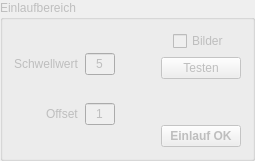
             <widget class="QGroupBox" name="gb_dist">
              <property name="enabled">
               <bool>false</bool>
              </property>
              <property name="title">
               <string>Einlaufbereich</string>
              </property>
              <layout class="QHBoxLayout" name="horizontalLayout_5">
               <item>
                <layout class="QGridLayout" name="gridLayout_3">
                 <item row="0" column="0" alignment="Qt::AlignRight">
                  <widget class="QLabel" name="label_8">
                   <property name="text">
                    <string>Schwellwert</string>
                   </property>
                  </widget>
                 </item>
                 <item row="0" column="1" alignment="Qt::AlignLeft">
                  <widget class="QLineEdit" name="txt_para_dist_thresh">
                   <property name="maximumSize">
                    <size>
                     <width>30</width>
                     <height>16777215</height>
                    </size>
                   </property>
                   <property name="toolTip">
                    <string>&lt;html&gt;&lt;head/&gt;&lt;body&gt;&lt;p&gt;Abweichung vom mittleren Abstand der Umkehrpunkte in Prozent, ab dem Abstände als konstant angesehen werden.&lt;/p&gt;&lt;/body&gt;&lt;/html&gt;</string>
                   </property>
                   <property name="text">
                    <string>5</string>
                   </property>
                   <property name="alignment">
                    <set>Qt::AlignCenter</set>
                   </property>
                  </widget>
                 </item>
                 <item row="1" column="0" alignment="Qt::AlignRight">
                  <widget class="QLabel" name="label_9">
                   <property name="text">
                    <string>Offset</string>
                   </property>
                  </widget>
                 </item>
                 <item row="1" column="1" alignment="Qt::AlignLeft">
                  <widget class="QLineEdit" name="txt_para_dist_off">
                   <property name="maximumSize">
                    <size>
                     <width>30</width>
                     <height>16777215</height>
                    </size>
                   </property>
                   <property name="toolTip">
                    <string>&lt;html&gt;&lt;head/&gt;&lt;body&gt;&lt;p&gt;Anzahl an Umkehrpunkten, die nach Ermittlung des Einlaufbereichs zusätzlich (zur Sicherheit) abgeschnitten werden sollen.&lt;/p&gt;&lt;/body&gt;&lt;/html&gt;</string>
                   </property>
                   <property name="text">
                    <string>1</string>
                   </property>
                   <property name="alignment">
                    <set>Qt::AlignCenter</set>
                   </property>
                  </widget>
                 </item>
                </layout>
               </item>
               <item>
                <spacer name="horizontalSpacer_6">
                 <property name="orientation">
                  <enum>Qt::Horizontal</enum>
                 </property>
                 <property name="sizeHint" stdset="0">
                  <size>
                   <width>40</width>
                   <height>20</height>
                  </size>
                 </property>
                </spacer>
               </item>
               <item>
                <layout class="QVBoxLayout" name="verticalLayout_2">
                 <item alignment="Qt::AlignHCenter">
                  <widget class="QCheckBox" name="cb_save_pic_dist">
                   <property name="toolTip">
                    <string>&lt;html&gt;&lt;head/&gt;&lt;body&gt;&lt;p&gt;Aktivieren, wenn Diagramme gesichert werden sollen.&lt;/p&gt;&lt;p&gt;Falls kein Bildordner angegeben wird, erscheint Information zu Speicherort.&lt;/p&gt;&lt;/body&gt;&lt;/html&gt;</string>
                   </property>
                   <property name="text">
                    <string>Bilder</string>
                   </property>
                  </widget>
                 </item>
                 <item>
                  <widget class="QPushButton" name="but_plot_dist">
                   <property name="toolTip">
                    <string>&lt;html&gt;&lt;head/&gt;&lt;body&gt;&lt;p&gt;Berechnet den Einlaufbereich der Daten anhand der Abweichung der Abstände der Umkehrpunkte vom Median aller Umkehrpunkte.&lt;br/&gt;Gibt ermittelten Schwellwert und Beschnittgrenze der Daten durch gewählten Offset aus.&lt;/p&gt;&lt;/body&gt;&lt;/html&gt;</string>
                   </property>
                   <property name="text">
                    <string>Testen</string>
                   </property>
                  </widget>
                 </item>
                 <item>
                  <spacer name="verticalSpacer">
                   <property name="orientation">
                    <enum>Qt::Vertical</enum>
                   </property>
                   <property name="sizeHint" stdset="0">
                    <size>
                     <width>20</width>
                     <height>40</height>
                    </size>
                   </property>
                  </spacer>
                 </item>
                 <item>
                  <widget class="QPushButton" name="but_dist_ok">
                   <property name="font">
                    <font>
                     <weight>75</weight>
                     <bold>true</bold>
                    </font>
                   </property>
                   <property name="toolTip">
                    <string>&lt;html&gt;&lt;head/&gt;&lt;body&gt;&lt;p&gt;Bestätigt Richtigkeit des Einlaufbereichs.&lt;br/&gt;Weiter mit Auswahl der Berechnungsgrenzen für den Verschleißkoeffizienten.&lt;/p&gt;&lt;/body&gt;&lt;/html&gt;</string>
                   </property>
                   <property name="text">
                    <string>Einlauf OK</string>
                   </property>
                  </widget>
                 </item>
                </layout>
               </item>
              </layout>
             </widget>
